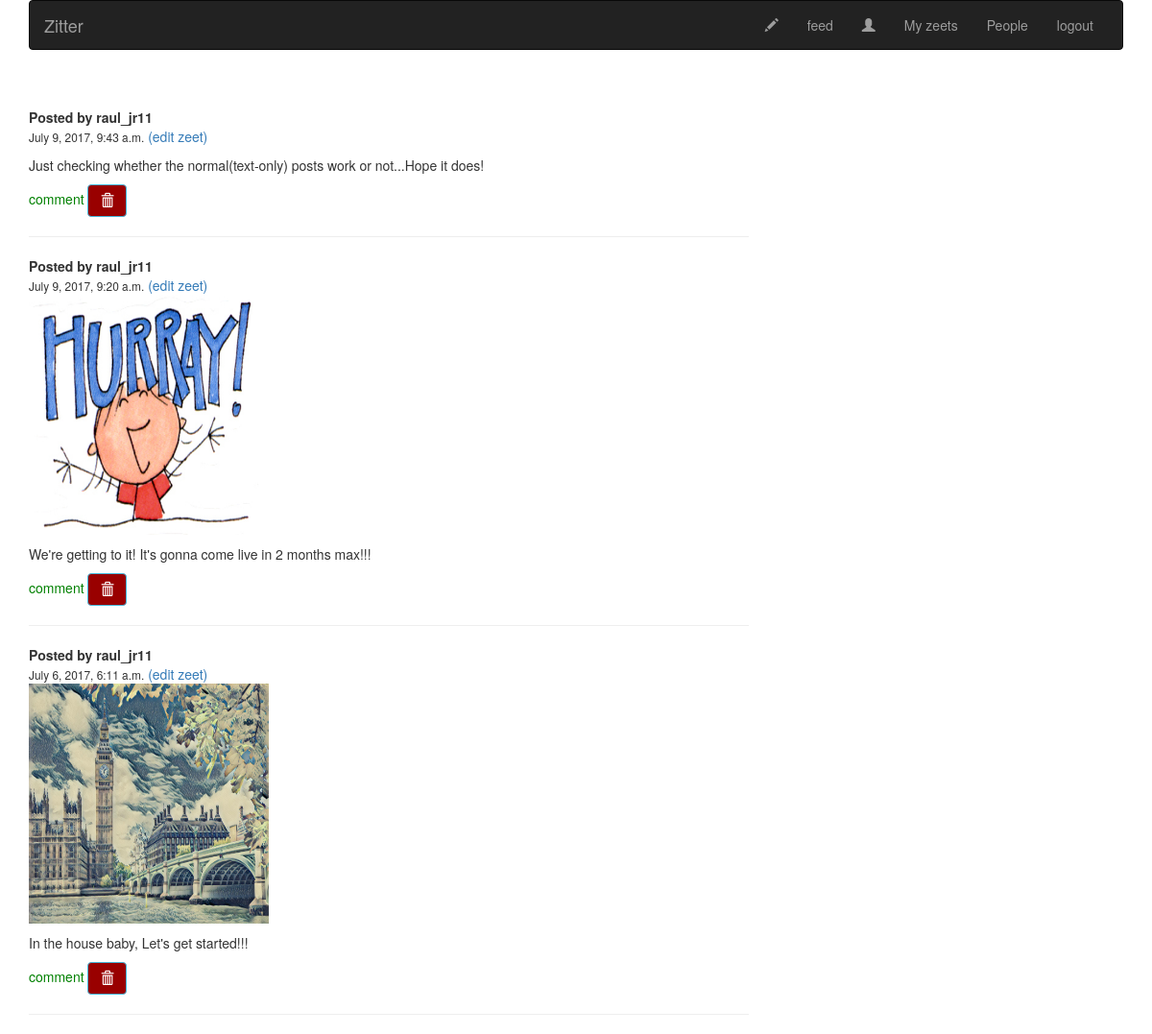
Page /zeet/ (signed in) on the committed database.
### zeets/models.py (models this page shows, shortened)
class Zeet(models.Model):
	zeeter = models.ForeignKey(settings.AUTH_USER_MODEL, related_name = 'zeets_created')
	body = models.CharField(max_length = 140, help_text = "140 characters only :P")
	created = models.DateTimeField(auto_now = True)
	image = models.ImageField(blank = True, upload_to = '%Y/%m/%d/images/')
	class Meta:
		ordering = ['-created']

### zeets/views.py (the view)
# urls.py: url(r'^zeet/$', views.all_zeets, name = 'home'),
def all_zeets(request):
	zeets = Zeet.objects.filter(zeeter = request.user)
	return render(request, 'zeets/home.html', {'zeets':zeets})

### zeets/templates/zeets/home.html (shortened to what this page needs)
{% extends "base.html" %}
{% load static %}
{% load crispy_forms_tags %}
{% block content %}
	<div class="row">
		<div class="col-md-12 offset-12">
			<br><br>
			{% if zeets %}
					{% for zeet in zeets %}
						<b>Posted by {{ zeet.zeeter }}</b><br>
						<small>{{ zeet.created }}</small>
						<a href="{% url "zeets:edit_zeet" zeet.pk %}">(edit zeet)</a>
						<br>
						{% if zeet.image %}
							<img src="{% if zeet.image %}{{ zeet.image.url }}{% endif %}" width="250" height="250">
						{% endif %}
						<p>{{ zeet.body|linebreaks }}</p>
						<a style="color: green;" href="{% url "zeets:comment" zeet.pk %}">comment</a>
						<button type="button" class="btn btn-info btn-md" data-toggle="modal" data-target="#myModal" style="background-color: #990000;"><span class="glyphicon glyphicon-trash"></span></button>
						<hr>
					{% endfor %}
			{% else %}
				<p>Oops! No zeets yet. Start Zeeting <a href="{% url "zeets:post" %}">here</a>.</p>
			{% endif %}
		</div>
	</div>
{% endblock %}

### rows in the picture
Zeet: zeeter "raul_jr11", created "July 9, 2017, 9:43 a.m.", body "Just checking whether the normal(text-only) posts work or not...Hope it does!"
Zeet: zeeter "raul_jr11", created "July 9, 2017, 9:20 a.m.", image (picture), body "We're getting to it! It's gonna come live in 2 months max!!!"
Zeet: zeeter "raul_jr11", created "July 6, 2017, 6:11 a.m.", image (picture), body "In the house baby, Let's get started!!!"
